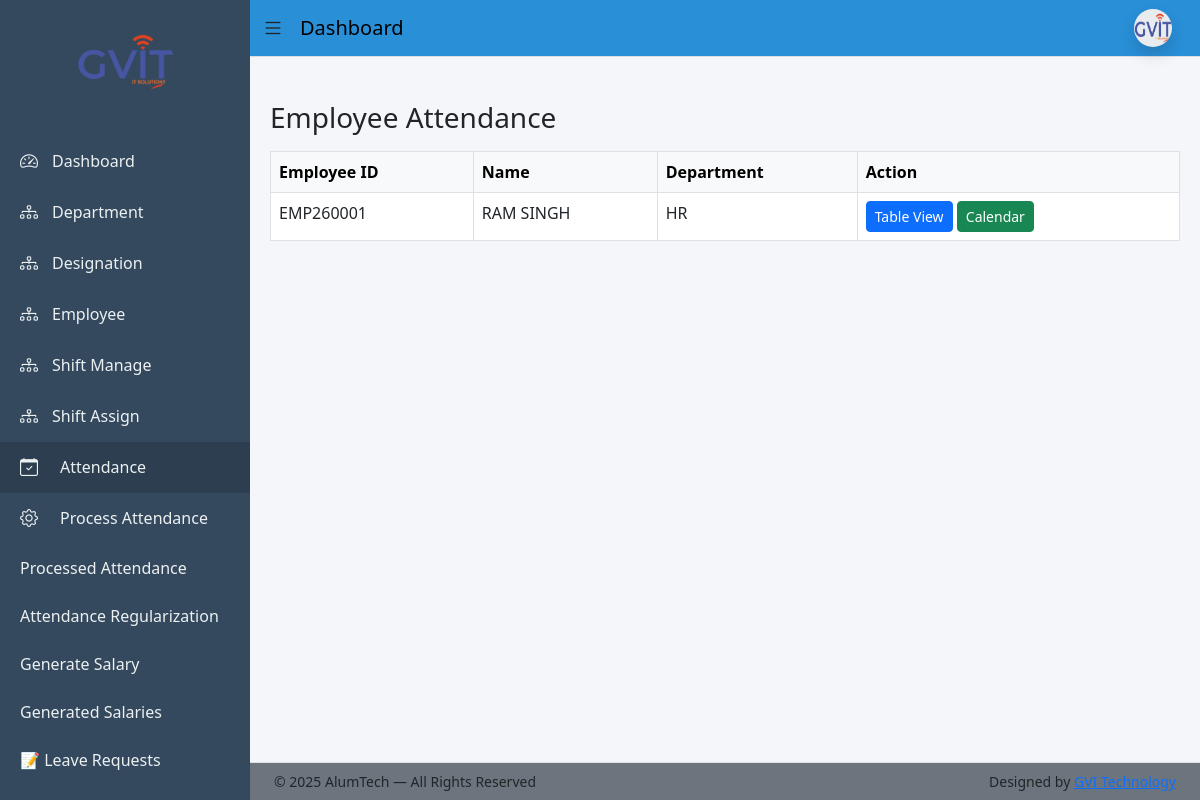
The app's page /dashboard/attendance/employees/ (signed in), older data.
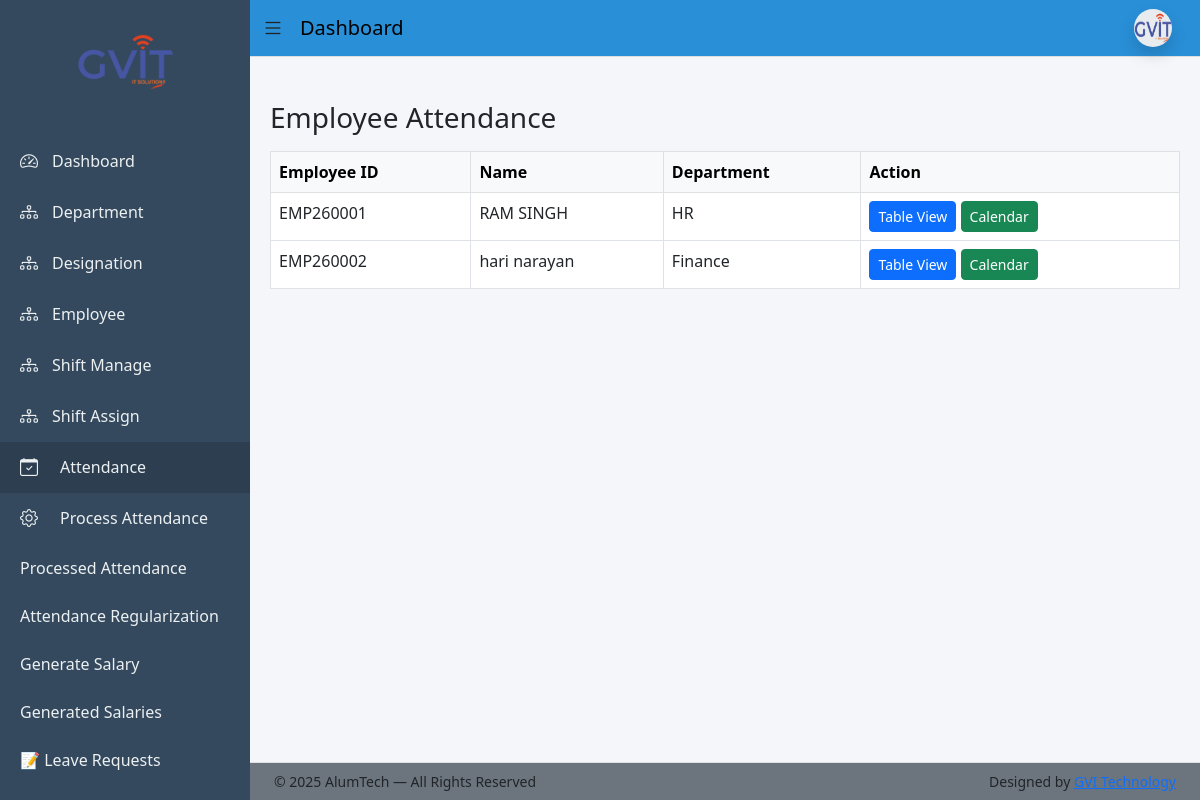
The same page, newer data.
### app/models.py (models this page shows, shortened)
class Employee(models.Model):
    BLOOD_GROUP_CHOICES = [
        ('A+', 'A+'), ('A-', 'A-'),
        ('B+', 'B+'), ('B-', 'B-'),
        ('O+', 'O+'), ('O-', 'O-'),
        ('AB+', 'AB+'), ('AB-', 'AB-'),
    ]
    BACHELOR_CHOICES = [
        ('BCom', 'B.Com'),
        ('BSc', 'B.Sc'),
        ('BA', 'B.A'),
        ('BTech', 'B.Tech'),
    ]
    MASTER_CHOICES = [
        ('MCom', 'M.Com'),
        ('MSc', 'M.Sc'),
        ('MA', 'M.A'),
        ('MTech', 'M.Tech'),
    ]
    first_name = models.CharField(max_length=50)
    middle_name = models.CharField(max_length=50, blank=True)
    last_name = models.CharField(max_length=50)
    gender = models.CharField(max_length=10,choices=[('Male','Male'),('Female','Female'),('Other','Other')])
    blood_group = models.CharField(max_length=10, choices=BLOOD_GROUP_CHOICES, blank=True, null=True)
    date_of_birth = models.DateField(null=True, blank=True)
    father_name = models.CharField(max_length=100, blank=True)
    mother_name = models.CharField(max_length=100, blank=True)
    user = models.OneToOneField(User, on_delete=models.CASCADE, null=True, blank=True, related_name='employee_profile')
    email = models.EmailField(unique=True)
    contact_no = models.CharField(max_length=15)
    emergency_contact = models.CharField(max_length=15)
    address = models.TextField(blank=True, null=True)
    permanent_address = models.TextField(blank=True, null=True)
    bachelor_degree = models.CharField(max_length=10, choices=BACHELOR_CHOICES, blank=True, null=True)
    master_degree = models.CharField(max_length=10, choices=MASTER_CHOICES, blank=True, null=True)
    employee_id = models.CharField(max_length=20, unique=True)
    department = models.ForeignKey(Department, on_delete=models.PROTECT)
    designation = models.ForeignKey(Designation, on_delete=models.PROTECT)
    date_of_joining = models.DateField(blank=True, null=True)
    photo = models.ImageField(upload_to='employees/', blank=True, null=True)
    pan_no = models.CharField(max_length=10,blank=True,null=True)
    Aadhar_no = models.CharField(max_length=12,blank=True,null=True)
    Bank_name = models.CharField(max_length=50,blank=True,null=True)
    acc_no = models.CharField(max_length=15,blank=True,null=True)
    ifsc_no = models.CharField(max_length=15,blank=True,null=True)
    branch_name = models.CharField(max_length=50,blank=True,null=True)
    is_active = models.BooleanField(default=True)
    created_at = models.DateTimeField(auto_now_add=True)
    lwp_balance = models.IntegerField(default=0)
    generated_at = models.DateField(blank=True, null=True)
    created_by = models.ForeignKey(User, on_delete=models.SET_NULL, null=True, blank=True, related_name='created_employees')
    def full_name(self):
        return f"{self.first_name} {self.middle_name} {self.last_name}".strip()

class Department(models.Model):
    name = models.CharField(max_length=100, unique=True)
    description = models.TextField(blank=True)

### app/views.py (the view)
# urls.py: path('dashboard/attendance/employees/',views.admin_employee_attendance_list,name='admin_employee_attendance_list'),
@staff_member_required
def admin_employee_attendance_list(request):
    employees = Employee.objects.all().order_by('employee_id')
    return render(
        request,
        'admin/attendance/employee_list.html',
        {'employees': employees}
    )

### templates/admin/attendance/employee_list.html
{% extends 'base_dashboard.html' %} {% block content %}
<h3 class="mb-3">Employee Attendance</h3>
<table class="table table-bordered table-hover">
  <thead class="table-light">
    <tr>
      <th>Employee ID</th>
      <th>Name</th>
      <th>Department</th>
      <th>Action</th>
    </tr>
  </thead>
  <tbody>
    {% for emp in employees %}
    <tr>
      <td>{{ emp.employee_id }}</td>
      <td>{{ emp.full_name }}</td>
      <td>{{ emp.department.name }}</td>
      <td>
        <a
          href="{% url 'admin_employee_attendance_detail' emp.id %}"
          class="btn btn-sm btn-primary"
        >
          Table View
        </a>
        <a
          href="{% url 'admin_employee_attendance_calendar' emp.id %}"
          class="btn btn-sm btn-success"
        >
          Calendar
        </a>
      </td>
    </tr>
    {% endfor %}
  </tbody>
</table>
{% endblock %}

Row changes from the older to the newer data that the page shows:
added Employee: employee_id "EMP260002", full_name "hari narayan", department.name "Finance"
